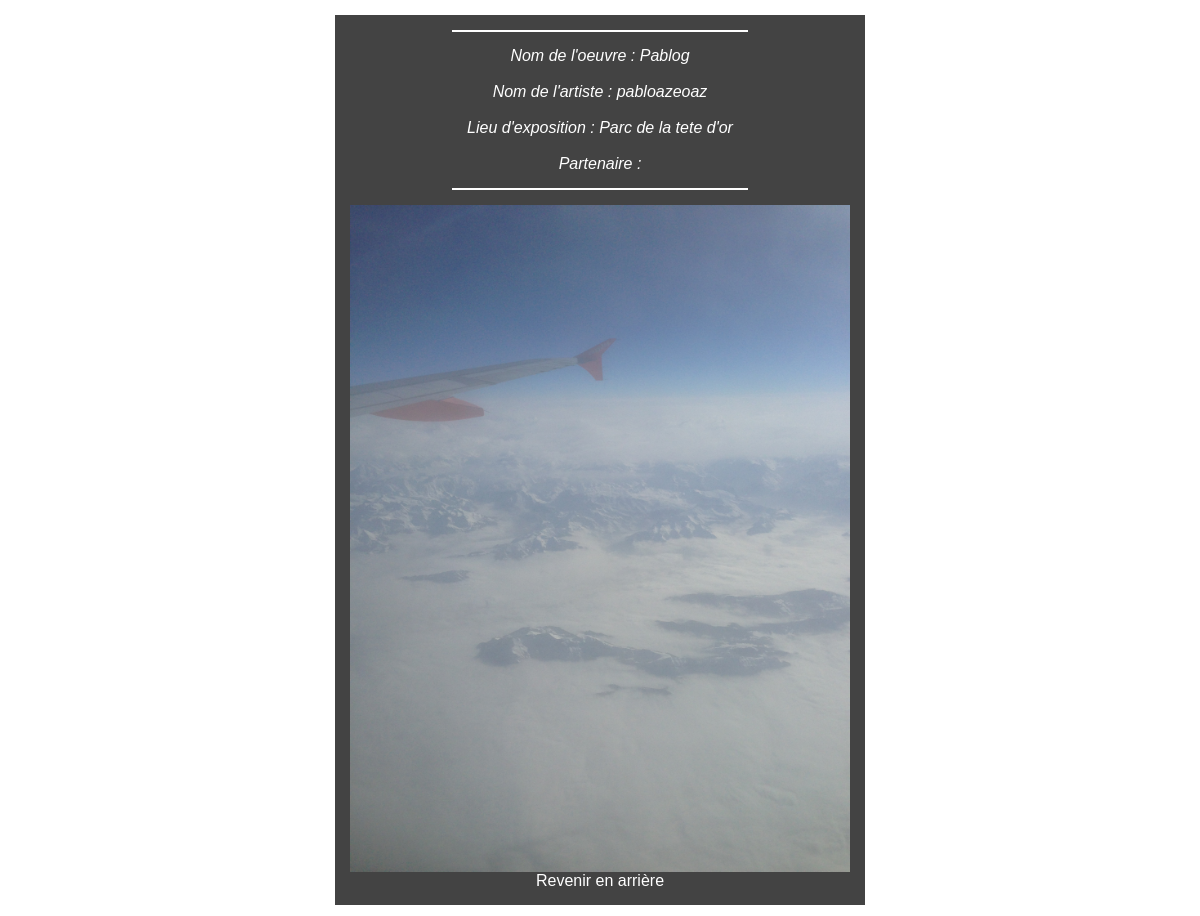
/pages/pageDetailsOeuvre.php?idOeuvreAttente=4, run on the app's committed database.
### tables this page shows
CREATE TABLE IF NOT EXISTS `oeuvre_attente` (
  `idOeuvre` int(3) NOT NULL AUTO_INCREMENT,
  `idArtiste` int(11) NOT NULL,
  `nomOeuvre` varchar(30) NOT NULL,
  `nomArtiste` varchar(30) NOT NULL,
  `lieu` varchar(30) NOT NULL,
  `nomPhoto` varchar(30) NOT NULL,
  PRIMARY KEY (`idOeuvre`),
  KEY `nomArtiste` (`nomArtiste`),
  KEY `idArtiste` (`idArtiste`)
);

### pages/pageDetailsOeuvre.php (the view, shortened to what this page needs)
<?php
	$c = new Connexion();
	$connexion = $c->getConnexion();
	if(!empty($_GET['idOeuvreAttente'])){
		$idOeuvreAttente = $_GET['idOeuvreAttente'];
	}
	if(!empty($idOeuvreAttente)){
		$resultats=$connexion->query("SELECT * FROM `oeuvre_attente` WHERE idOeuvre='".$idOeuvreAttente."'");
	}
	$resultats->setFetchMode(PDO::FETCH_OBJ);
	$resultat = $resultats->fetch();
	?>
	<DOCTYPE! html>
	<html>
		<head>
			<link href="../vue/style.css" rel="stylesheet" type="text/css" />
		</head>
		<body>
		<div class="general">
			<div class="divDetail">
				<?php
					echo '<p> Nom de l\'oeuvre : '.$resultat->nomOeuvre.'</p> <br/>';
					echo '<p> Nom de l\'artiste : '.$resultat->nomArtiste.'</p> <br/>';
					echo '<p> Lieu d\'exposition : '.$resultat->lieu.'</p> <br/>';
					echo '<p> Partenaire : '.$resultat->partenaire.'</p>';
				?>
			</div>
			<div class="divImageDetail">
				<?php
					echo '<img src="../vue/uploads/'.$resultat->nomPhoto.'" />';
				?>
				<a class="lienRetour" href="jury.php"> Revenir en arrière </a>
			</div>
		</div>
		</body>
	</html>

### vue/style.css (style rules this page uses)
* { margin: 0 0; }
html { font-family: Arial; background: url('images/lyon2.jpg') fixed no-repeat 50% 65%; font-size: 1em; }
p, h1 { color: white; }
p { font-style: italic; }
.general { background: rgba(20,20,20,0.8); width: 500px; margin:15px auto; text-align: center; padding: 15px; }
.divDetail { border-bottom: solid 2px white; border-top: solid 2px white; margin-bottom: 15px; padding: 15px; }
.divImageDetail img { width: 500px; height: auto; }
.divDetail, .divImageDetail { display: inline-block; vertical-align: middle; }
.lienRetour { color: white; text-decoration: none; margin-top: 10px; }

### data on the page
oeuvre_attente: nomOeuvre "Pablog", nomArtiste "pabloazeoaz", lieu "Parc de la tete d'or", nomPhoto (picture)
